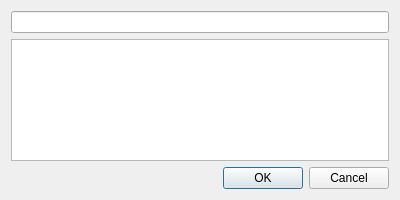
<?xml version="1.0" encoding="UTF-8"?>
<ui version="4.0">
 <class>TleSearchDialog</class>
 <widget class="QDialog" name="TleSearchDialog">
  <property name="geometry">
   <rect>
    <x>0</x>
    <y>0</y>
    <width>400</width>
    <height>200</height>
   </rect>
  </property>
  <property name="windowTitle">
   <string>Dialog</string>
  </property>
  <layout class="QVBoxLayout" name="verticalLayout">
   <item>
    <widget class="QLineEdit" name="lineEdit"/>
   </item>
   <item>
    <widget class="QTableWidget" name="tableWidget"/>
   </item>
   <item>
    <widget class="QDialogButtonBox" name="buttonBox">
     <property name="orientation">
      <enum>Qt::Horizontal</enum>
     </property>
     <property name="standardButtons">
      <set>QDialogButtonBox::Cancel|QDialogButtonBox::Ok</set>
     </property>
    </widget>
   </item>
  </layout>
 </widget>
 <resources/>
 <connections>
  <connection>
   <sender>buttonBox</sender>
   <signal>accepted()</signal>
   <receiver>TleSearchDialog</receiver>
   <slot>accept()</slot>
   <hints>
    <hint type="sourcelabel">
     <x>248</x>
     <y>254</y>
    </hint>
    <hint type="destinationlabel">
     <x>157</x>
     <y>274</y>
    </hint>
   </hints>
  </connection>
  <connection>
   <sender>buttonBox</sender>
   <signal>rejected()</signal>
   <receiver>TleSearchDialog</receiver>
   <slot>reject()</slot>
   <hints>
    <hint type="sourcelabel">
     <x>316</x>
     <y>260</y>
    </hint>
    <hint type="destinationlabel">
     <x>286</x>
     <y>274</y>
    </hint>
   </hints>
  </connection>
 </connections>
</ui>
